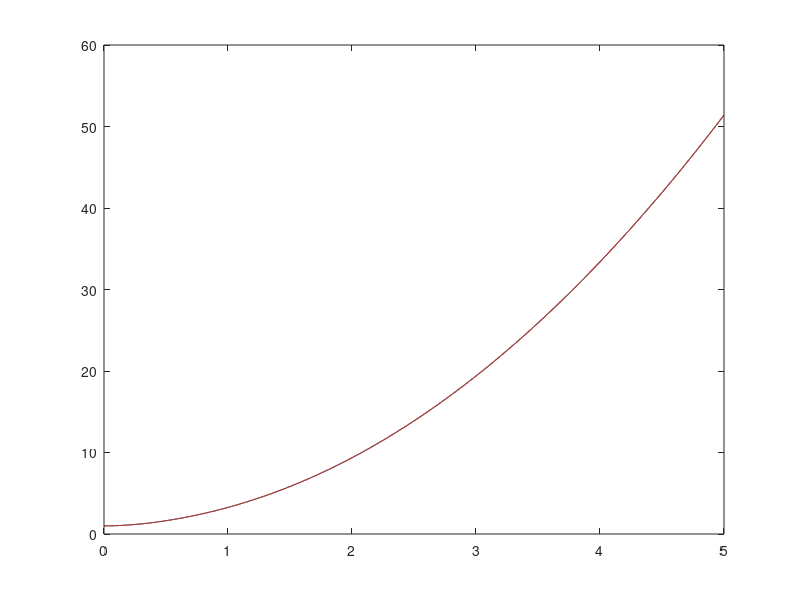

Write the MATLAB code that produced this figure.
function hw75ex10a
% Bradie: Section 7.5, exercise 10(a)
%
% Goal: Demonstrate that the global error associated with the two-step
% Adams-Bashforth method is O(h^2).  
    clc

    a = 0; b = 5;
    x0 = 1;

    ntests = 12;
    err = zeros(ntests, 1);

    for k = 1:ntests
        N = 10*2^(k-1);
        [t, w] = doAB2(a, b, N, x0);

        x = sqrt((2*t.^2 + sqrt(2)).^2 - 1);

        err(k) = abs(x(N+1) - w(N+1));

        plot(t, x, 'k', t, w, 'r--')
        pause(0.25)
    end
    
    % pretty print results
    fprintf('N\t Error\t\t Error Ratio\n')
    pfmt = '%i\t %.6e\t %.6f\n';
    for k=1:ntests
        if k==1
            fprintf(pfmt, 2^k, err(k), '')
        else
            fprintf(pfmt, 2^k, err(k), err(k-1)/err(k))
        end
    end

end

function rhs = f(t, x)
    rhs = 4*t*sqrt(x^2 + 1)/x;
end

function [t, w] = doAB2(a, b, N, x0)
    h = (b-a)/N;
    t = a:h:b; t = t(:);
    
    w = zeros(size(t));
    w(1) = x0;
    
    % get next step with Heun Method
    k1 = f(t(1), w(1))*h;
    k2 = f(t(1) + h, w(1) + k1)*h;
    
    dw = (k1 + k2)/2;
    w(2) = w(1) + dw;
    
    % implement the multistep method
    b2 = f(t(1), w(1))*h;
    for i=2:N
        b1 = f(t(i), w(i))*h;
        
        dw = (3*b1 - b2)/2;
        w(i+1) = w(i) + dw;
        
        b2 = b1;
    end
end